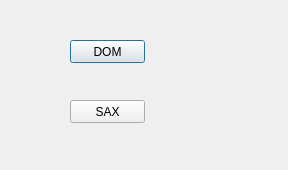
<?xml version="1.0" encoding="UTF-8"?>
<ui version="4.0">
 <class>Dialog</class>
 <widget class="QDialog" name="Dialog">
  <property name="geometry">
   <rect>
    <x>0</x>
    <y>0</y>
    <width>288</width>
    <height>170</height>
   </rect>
  </property>
  <property name="windowTitle">
   <string>Dialog</string>
  </property>
  <widget class="QPushButton" name="pushButton">
   <property name="geometry">
    <rect>
     <x>70</x>
     <y>40</y>
     <width>75</width>
     <height>23</height>
    </rect>
   </property>
   <property name="text">
    <string>DOM</string>
   </property>
  </widget>
  <widget class="QPushButton" name="pushButton_2">
   <property name="geometry">
    <rect>
     <x>70</x>
     <y>100</y>
     <width>75</width>
     <height>23</height>
    </rect>
   </property>
   <property name="text">
    <string>SAX</string>
   </property>
  </widget>
 </widget>
 <resources/>
 <connections/>
</ui>
